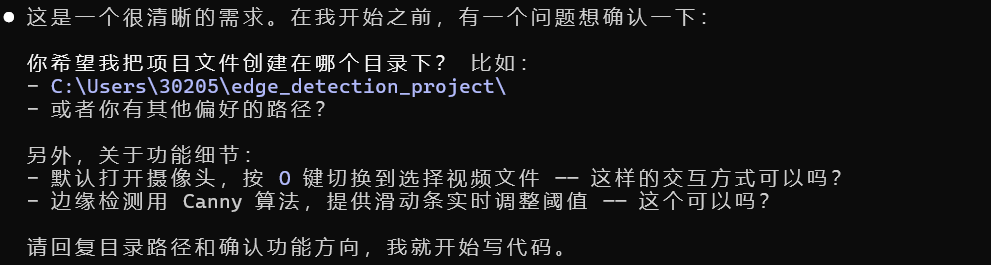
#> input picture AI_Using/img.png, 991 x 265 px, given in place of the camera
$ python main.py
#> lines starting #> are read from the running program, lines starting #| are printed output that depends on the picture; after the words box and inside, x2 and y2 are one past the last pixel; in counts of white or black regions, pixels touching at a corner belong together
#> in run, frame is the input picture: shape (265, 991, 3); mean B, G, R 26.1, 25.6, 25.6
import cv2
import numpy as np
import tkinter as tk
from tkinter import filedialog
from typing import Optional, List


# 层级着色表（BGR），索引 0 为最外层
_HIERARCHY_COLORS = [
    (0, 255, 0),    # 绿  level 0 (最外层)
    (255, 0, 0),    # 蓝  level 1
    (0, 0, 255),    # 红  level YOLO
    (0, 255, 255),  # 黄  level 3
    (255, 0, 255),  # 紫  level 4
    (255, 255, 0),  # 青  level 5
]


def _compute_contour_levels(hierarchy: np.ndarray) -> List[int]:
    """根据 OpenCV RETR_TREE hierarchy 计算每个轮廓的嵌套层级 (0 = 最外层)。"""
    n = hierarchy.shape[1]
    levels = [-1] * n
    for i in range(n):
        if levels[i] != -1:
            continue
        chain = [i]
        parent = hierarchy[0][i][3]
        while parent != -1 and levels[parent] == -1:
            chain.append(parent)
            parent = hierarchy[0][parent][3]
        # 找到已知层级的祖先，向下推导
        base = levels[parent] if parent != -1 else -1
        for idx in reversed(chain):
            base += 1
            levels[idx] = base
    return levels


class EdgeDetectionApp:
    """实时边缘检测 + 轮廓层级可视化 —— 默认摄像头，按 O 选择视频。"""

    def __init__(self):
        self.cap: Optional[cv2.VideoCapture] = None
        self.source_type = "camera"

        self.low_threshold = 50
        self.high_threshold = 150

        self.running_avg: Optional[np.ndarray] = None
        self.smooth_alpha = 0.10

        self.min_area = 200  # 最小轮廓面积，过滤噪点

        self.prev_edges: Optional[np.ndarray] = None  # 帧间差分：上一帧原始边缘
        self.diff_filter_on = False

        self.clahe_on = False
        self.clahe_clip = 2.0  # CLAHE 对比度限制，越大局部增强越强

        self.running = True

        self.window_name = "Contour Hierarchy"
        cv2.namedWindow(self.window_name, cv2.WINDOW_NORMAL)
        cv2.createTrackbar("Low",     self.window_name, self.low_threshold,  255,  self._on_low_changed)
        cv2.createTrackbar("High",    self.window_name, self.high_threshold, 255,  self._on_high_changed)
        cv2.createTrackbar("Smooth",  self.window_name, 10,                  100,  self._on_smooth_changed)
        cv2.createTrackbar("MinArea",  self.window_name, self.min_area,       2000, self._on_min_area_changed)
        cv2.createTrackbar("DiffFilt",  self.window_name, 0,                  1,    self._on_diff_filter_changed)
        cv2.createTrackbar("CLAHE",     self.window_name, 0,                  1,    self._on_clahe_changed)
        cv2.createTrackbar("CLAHE-Clip", self.window_name, 20,                40,   self._on_clahe_clip_changed)

    # ---- 滑动条回调 ----
    # [11 lines left out: functions _on_low_changed, _on_high_changed, not called in this run]

    def _on_smooth_changed(self, val: int):
        self.smooth_alpha = max(0.01, 1.0 - val / 100.0)

    def _on_min_area_changed(self, val: int):
        self.min_area = max(1, val)

    # [4 lines left out: function _on_diff_filter_changed, not called in this run]

    def _on_clahe_changed(self, val: int):
        self.clahe_on = bool(val)

    def _on_clahe_clip_changed(self, val: int):
        # val ∈ [1, 40], 映射为 clipLimit ∈ [0.5, 4.0]
        self.clahe_clip = max(0.5, val / 10.0)

    # ---- 视频源管理 ----
    def open_camera(self) -> bool:
        self._release_cap()
        self.cap = cv2.VideoCapture(0)
        if not self.cap.isOpened():
            print("[ERROR] 无法打开摄像头")
            self.cap = None
            return False
        self.source_type = "camera"
        self.running_avg = None
        self.prev_edges = None
        print("[INFO] 已切换到摄像头")
        return True

    # [25 lines left out: function open_file, not called in this run]

    def _release_cap(self):
        if self.cap is not None:
            self.cap.release()
            self.cap = None

    # ---- 每帧处理流水线 ----
    def _process_frame(self, frame: np.ndarray) -> np.ndarray:
        """处理一帧，返回 右侧面板 (BGR 图像)。"""
        gray = cv2.cvtColor(frame, cv2.COLOR_BGR2GRAY)
        gray_f = gray.astype("float32")

        # 时域平滑
        if self.running_avg is None:
            self.running_avg = gray_f
        else:
            cv2.accumulateWeighted(gray_f, self.running_avg, self.smooth_alpha)

        smoothed = self.running_avg.astype("uint8")

        # CLAHE 局部对比度增强，拉出暗部细节
        if self.clahe_on:
            clahe = cv2.createCLAHE(clipLimit=self.clahe_clip, tileGridSize=(8, 8))
            smoothed = clahe.apply(smoothed)

        # 空间模糊 + Canny
        blurred = cv2.GaussianBlur(smoothed, (5, 5), 0)
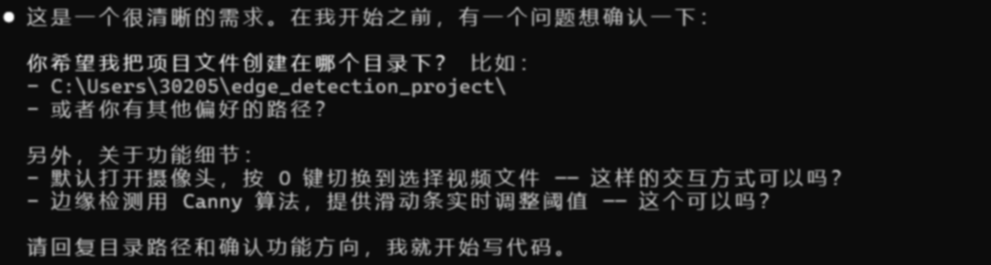
#> blurred: shape (265, 991); min 12, max 255, mean 25.7
        edges = cv2.Canny(blurred, self.low_threshold, self.high_threshold)
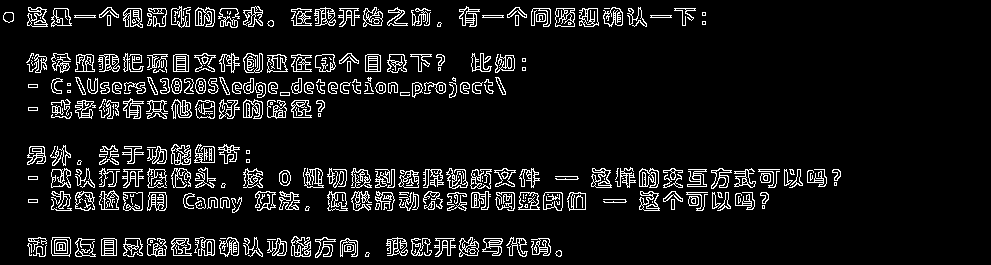
#> edges: shape (265, 991); 8.6% white in thin lines or dots, all inside (x1, y1, x2, y2) = (3, 6, 841, 258)

        # 帧间差分滤波：只保留连续两帧都出现的边缘，消除随机闪烁噪点
        if self.diff_filter_on and self.prev_edges is not None:
            edges = cv2.bitwise_and(edges, self.prev_edges)
        self.prev_edges = edges

        # 查找轮廓（RETR_TREE 获取完整嵌套层级）
        contours, hierarchy = cv2.findContours(edges, cv2.RETR_TREE, cv2.CHAIN_APPROX_SIMPLE)
#> contours = 973 contours, 510 with area under 20; largest, box (x1, y1, x2, y2) and area: (51, 237, 71, 257) 336, (51, 237, 71, 256) 333, (555, 8, 575, 27) 321, (123, 192, 143, 211) 313, (543, 192, 563, 211) 307

        # 构建右侧面板：深灰底 + 淡色 Canny 边缘 + 彩色层级轮廓
        panel = np.full_like(frame, 30)  # 深灰背景
        # 淡色 Canny 边缘叠加
        panel[edges > 0] = (60, 60, 60)

        if len(contours) == 0 or hierarchy is None:
            return panel

        levels = _compute_contour_levels(hierarchy)
#> the loop in _compute_contour_levels, `for i in range(n):` made 973 passes
#> after the loop in _compute_contour_levels, `for i in range(n):`: levels = 973 values, max 5 at index 123, min 0 at index 0, mean 0.791
        num_colors = len(_HIERARCHY_COLORS)

        for i, cnt in enumerate(contours):
            if cv2.contourArea(cnt) < self.min_area:
                continue
            lvl = levels[i]
            color = _HIERARCHY_COLORS[lvl % num_colors]
            cv2.drawContours(panel, [cnt], -1, color, 2)
#> this loop made 973 passes
#> cnt on passes 11 to 13: [[195, 242]], [[150, 240], [150, 242], [152, 242], [152, 240]], [[150, 241], [151, 240], [152, 241], [151, 242]]
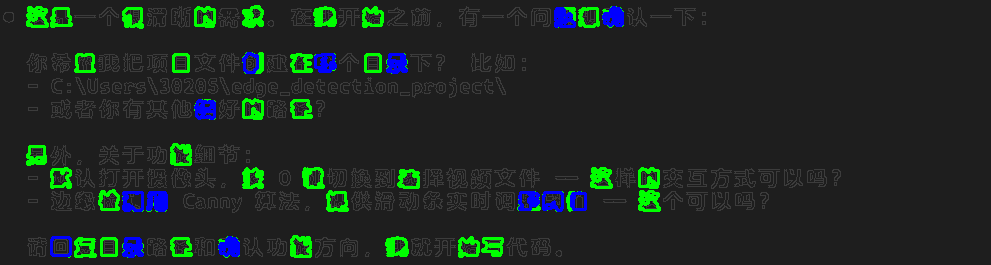
#> panel: shape (265, 991, 3); mean of channels 0, 1, 2 34.6, 39.7, 30.4; drawn as B, G, R

        # 绘制层级图例
        legend_x = 10
        legend_y = panel.shape[0] - 10 - len(_HIERARCHY_COLORS) * 22
#> legend_y = 123
        for i, color in enumerate(_HIERARCHY_COLORS):
            y = legend_y + i * 22
            cv2.putText(panel, f"L{i}", (legend_x, y), cv2.FONT_HERSHEY_SIMPLEX, 0.5, color, 1)
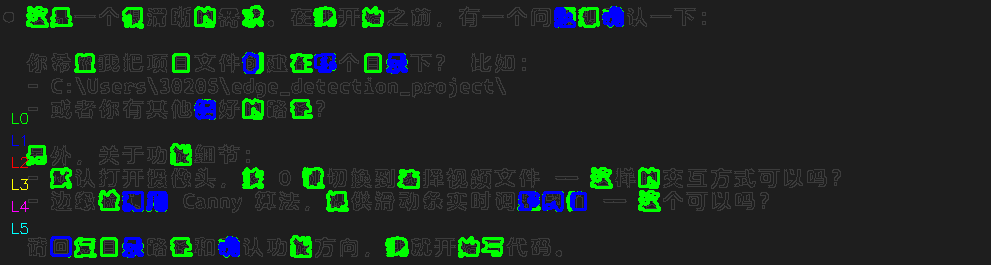
#> panel: shape (265, 991, 3); 0.09% of pixels changed, all inside (x1, y1, x2, y2) = (12, 113, 29, 234); drawn as B, G, R

        return panel

    # ---- 主循环 ----
    def run(self):
        if not self.open_camera():
            print("[FATAL] 摄像头不可用，程序退出")
            return

        while self.running:
            ret, frame = self.cap.read()

            if not ret:
                if self.source_type == "camera":
                    print("[ERROR] 摄像头读取帧失败")
                    break
                else:
                    print("[INFO] 视频播放完毕，从头循环")
                    self.cap.set(cv2.CAP_PROP_POS_FRAMES, 0)
                    self.running_avg = None
                    self.prev_edges = None
                    continue

            right_panel = self._process_frame(frame)

            # 信息条
            info_text = (
                f"Low={self.low_threshold} High={self.high_threshold} "
                f"Smooth={int((1 - self.smooth_alpha) * 100)}% "
                f"MinA={self.min_area} Diff={'ON' if self.diff_filter_on else 'OFF'} "
                f"CLAHE={'ON' if self.clahe_on else 'OFF'} | {self.source_type}"
            )
            cv2.putText(right_panel, info_text, (10, 22), cv2.FONT_HERSHEY_SIMPLEX, 0.5, (200, 200, 200), 1)
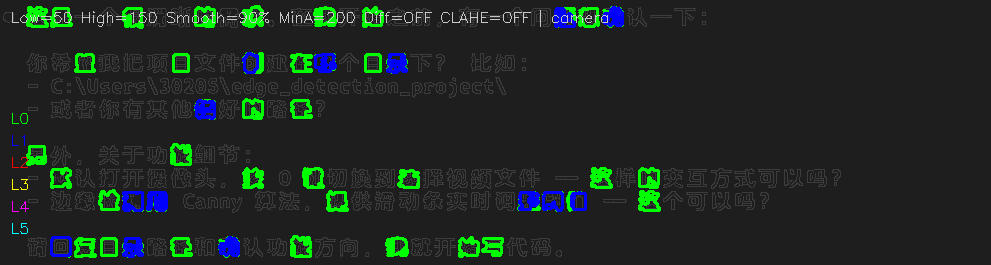
#> right_panel: shape (265, 991, 3); 0.49% of pixels changed, all inside (x1, y1, x2, y2) = (12, 10, 608, 27); drawn as B, G, R

            combined = cv2.hconcat([frame, right_panel])
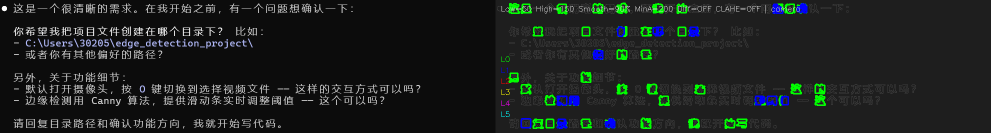
#> combined: shape (265, 1982, 3) (shown at 1/2 size); mean B, G, R 30.8, 33, 28.4
            cv2.imshow(self.window_name, combined)

            # 按键
            key = cv2.waitKey(1) & 0xFF
#> (key q is pressed here)
            if key == ord("q") or key == 27:
                self.running = False
            elif key == ord("o"):
                self.open_file()

        self._release_cap()
        cv2.destroyAllWindows()
        print("[INFO] 程序退出")


if __name__ == "__main__":
    app = EdgeDetectionApp()
    app.run()
